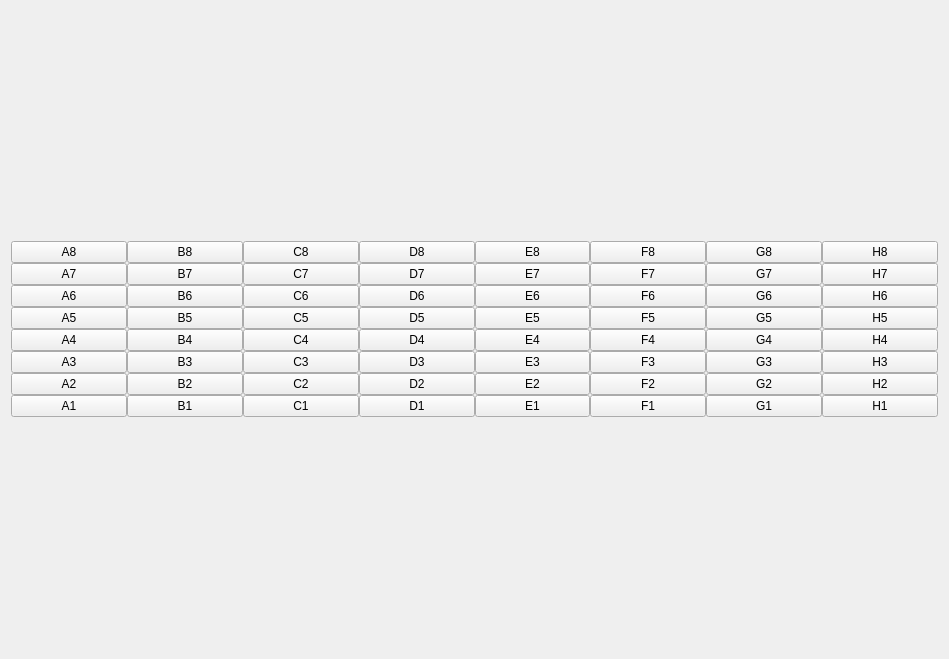
<?xml version="1.0" encoding="UTF-8"?>
<ui version="4.0">
 <class>ChessboardClass</class>
 <widget class="QWidget" name="ChessboardClass">
  <property name="geometry">
   <rect>
    <x>0</x>
    <y>0</y>
    <width>949</width>
    <height>659</height>
   </rect>
  </property>
  <property name="sizePolicy">
   <sizepolicy hsizetype="Expanding" vsizetype="Expanding">
    <horstretch>0</horstretch>
    <verstretch>0</verstretch>
   </sizepolicy>
  </property>
  <property name="baseSize">
   <size>
    <width>0</width>
    <height>0</height>
   </size>
  </property>
  <property name="windowTitle">
   <string>Chessboard</string>
  </property>
  <layout class="QVBoxLayout" name="verticalLayout">
   <item>
    <layout class="QGridLayout" name="gridLayout">
     <property name="spacing">
      <number>0</number>
     </property>
     <item row="4" column="5">
      <widget class="QPushButton" name="E4">
       <property name="text">
        <string>E4</string>
       </property>
      </widget>
     </item>
     <item row="3" column="5">
      <widget class="QPushButton" name="E5">
       <property name="text">
        <string>E5</string>
       </property>
      </widget>
     </item>
     <item row="1" column="7">
      <widget class="QPushButton" name="G7">
       <property name="text">
        <string>G7</string>
       </property>
      </widget>
     </item>
     <item row="0" column="7">
      <widget class="QPushButton" name="G8">
       <property name="text">
        <string>G8</string>
       </property>
      </widget>
     </item>
     <item row="2" column="8">
      <widget class="QPushButton" name="H6">
       <property name="text">
        <string>H6</string>
       </property>
      </widget>
     </item>
     <item row="3" column="3">
      <widget class="QPushButton" name="C5">
       <property name="text">
        <string>C5</string>
       </property>
      </widget>
     </item>
     <item row="3" column="6">
      <widget class="QPushButton" name="F5">
       <property name="text">
        <string>F5</string>
       </property>
      </widget>
     </item>
     <item row="4" column="3">
      <widget class="QPushButton" name="C4">
       <property name="text">
        <string>C4</string>
       </property>
      </widget>
     </item>
     <item row="4" column="2">
      <widget class="QPushButton" name="B4">
       <property name="text">
        <string>B4</string>
       </property>
      </widget>
     </item>
     <item row="4" column="1">
      <widget class="QPushButton" name="A4">
       <property name="text">
        <string>A4</string>
       </property>
      </widget>
     </item>
     <item row="4" column="4">
      <widget class="QPushButton" name="D4">
       <property name="text">
        <string>D4</string>
       </property>
      </widget>
     </item>
     <item row="0" column="3">
      <widget class="QPushButton" name="C8">
       <property name="text">
        <string>C8</string>
       </property>
      </widget>
     </item>
     <item row="0" column="5">
      <widget class="QPushButton" name="E8">
       <property name="text">
        <string>E8</string>
       </property>
      </widget>
     </item>
     <item row="2" column="5">
      <widget class="QPushButton" name="E6">
       <property name="text">
        <string>E6</string>
       </property>
      </widget>
     </item>
     <item row="0" column="2">
      <widget class="QPushButton" name="B8">
       <property name="text">
        <string>B8</string>
       </property>
      </widget>
     </item>
     <item row="1" column="5">
      <widget class="QPushButton" name="E7">
       <property name="text">
        <string>E7</string>
       </property>
      </widget>
     </item>
     <item row="1" column="6">
      <widget class="QPushButton" name="F7">
       <property name="text">
        <string>F7</string>
       </property>
      </widget>
     </item>
     <item row="0" column="4">
      <widget class="QPushButton" name="D8">
       <property name="text">
        <string>D8</string>
       </property>
      </widget>
     </item>
     <item row="1" column="3">
      <widget class="QPushButton" name="C7">
       <property name="text">
        <string>C7</string>
       </property>
      </widget>
     </item>
     <item row="3" column="8">
      <widget class="QPushButton" name="H5">
       <property name="text">
        <string>H5</string>
       </property>
      </widget>
     </item>
     <item row="2" column="2">
      <widget class="QPushButton" name="B6">
       <property name="text">
        <string>B6</string>
       </property>
      </widget>
     </item>
     <item row="3" column="4">
      <widget class="QPushButton" name="D5">
       <property name="text">
        <string>D5</string>
       </property>
      </widget>
     </item>
     <item row="0" column="8">
      <widget class="QPushButton" name="H8">
       <property name="text">
        <string>H8</string>
       </property>
      </widget>
     </item>
     <item row="0" column="1">
      <widget class="QPushButton" name="A8">
       <property name="text">
        <string>A8</string>
       </property>
      </widget>
     </item>
     <item row="0" column="6">
      <widget class="QPushButton" name="F8">
       <property name="text">
        <string>F8</string>
       </property>
      </widget>
     </item>
     <item row="2" column="6">
      <widget class="QPushButton" name="F6">
       <property name="text">
        <string>F6</string>
       </property>
      </widget>
     </item>
     <item row="4" column="7">
      <widget class="QPushButton" name="G4">
       <property name="text">
        <string>G4</string>
       </property>
      </widget>
     </item>
     <item row="1" column="1">
      <widget class="QPushButton" name="A7">
       <property name="text">
        <string>A7</string>
       </property>
      </widget>
     </item>
     <item row="2" column="1">
      <widget class="QPushButton" name="A6">
       <property name="text">
        <string>A6</string>
       </property>
      </widget>
     </item>
     <item row="2" column="4">
      <widget class="QPushButton" name="D6">
       <property name="text">
        <string>D6</string>
       </property>
      </widget>
     </item>
     <item row="3" column="7">
      <widget class="QPushButton" name="G5">
       <property name="text">
        <string>G5</string>
       </property>
      </widget>
     </item>
     <item row="2" column="3">
      <widget class="QPushButton" name="C6">
       <property name="text">
        <string>C6</string>
       </property>
      </widget>
     </item>
     <item row="3" column="2">
      <widget class="QPushButton" name="B5">
       <property name="text">
        <string>B5</string>
       </property>
      </widget>
     </item>
     <item row="4" column="6">
      <widget class="QPushButton" name="F4">
       <property name="text">
        <string>F4</string>
       </property>
      </widget>
     </item>
     <item row="1" column="8">
      <widget class="QPushButton" name="H7">
       <property name="text">
        <string>H7</string>
       </property>
      </widget>
     </item>
     <item row="2" column="7">
      <widget class="QPushButton" name="G6">
       <property name="text">
        <string>G6</string>
       </property>
      </widget>
     </item>
     <item row="3" column="1">
      <widget class="QPushButton" name="A5">
       <property name="text">
        <string>A5</string>
       </property>
      </widget>
     </item>
     <item row="1" column="2">
      <widget class="QPushButton" name="B7">
       <property name="text">
        <string>B7</string>
       </property>
      </widget>
     </item>
     <item row="1" column="4">
      <widget class="QPushButton" name="D7">
       <property name="text">
        <string>D7</string>
       </property>
      </widget>
     </item>
     <item row="4" column="8">
      <widget class="QPushButton" name="H4">
       <property name="text">
        <string>H4</string>
       </property>
      </widget>
     </item>
     <item row="5" column="1">
      <widget class="QPushButton" name="A3">
       <property name="text">
        <string>A3</string>
       </property>
      </widget>
     </item>
     <item row="5" column="2">
      <widget class="QPushButton" name="B3">
       <property name="text">
        <string>B3</string>
       </property>
      </widget>
     </item>
     <item row="5" column="3">
      <widget class="QPushButton" name="C3">
       <property name="text">
        <string>C3</string>
       </property>
      </widget>
     </item>
     <item row="5" column="4">
      <widget class="QPushButton" name="D3">
       <property name="text">
        <string>D3</string>
       </property>
      </widget>
     </item>
     <item row="5" column="5">
      <widget class="QPushButton" name="E3">
       <property name="text">
        <string>E3</string>
       </property>
      </widget>
     </item>
     <item row="5" column="6">
      <widget class="QPushButton" name="F3">
       <property name="text">
        <string>F3</string>
       </property>
      </widget>
     </item>
     <item row="5" column="7">
      <widget class="QPushButton" name="G3">
       <property name="text">
        <string>G3</string>
       </property>
      </widget>
     </item>
     <item row="5" column="8">
      <widget class="QPushButton" name="H3">
       <property name="text">
        <string>H3</string>
       </property>
      </widget>
     </item>
     <item row="6" column="1">
      <widget class="QPushButton" name="A2">
       <property name="text">
        <string>A2</string>
       </property>
      </widget>
     </item>
     <item row="6" column="2">
      <widget class="QPushButton" name="B2">
       <property name="text">
        <string>B2</string>
       </property>
      </widget>
     </item>
     <item row="6" column="3">
      <widget class="QPushButton" name="C2">
       <property name="text">
        <string>C2</string>
       </property>
      </widget>
     </item>
     <item row="6" column="4">
      <widget class="QPushButton" name="D2">
       <property name="text">
        <string>D2</string>
       </property>
      </widget>
     </item>
     <item row="6" column="5">
      <widget class="QPushButton" name="E2">
       <property name="text">
        <string>E2</string>
       </property>
      </widget>
     </item>
     <item row="6" column="6">
      <widget class="QPushButton" name="F2">
       <property name="text">
        <string>F2</string>
       </property>
      </widget>
     </item>
     <item row="6" column="7">
      <widget class="QPushButton" name="G2">
       <property name="text">
        <string>G2</string>
       </property>
      </widget>
     </item>
     <item row="6" column="8">
      <widget class="QPushButton" name="H2">
       <property name="text">
        <string>H2</string>
       </property>
      </widget>
     </item>
     <item row="7" column="1">
      <widget class="QPushButton" name="A1">
       <property name="text">
        <string>A1</string>
       </property>
      </widget>
     </item>
     <item row="7" column="2">
      <widget class="QPushButton" name="B1">
       <property name="text">
        <string>B1</string>
       </property>
      </widget>
     </item>
     <item row="7" column="3">
      <widget class="QPushButton" name="C1">
       <property name="text">
        <string>C1</string>
       </property>
      </widget>
     </item>
     <item row="7" column="4">
      <widget class="QPushButton" name="D1">
       <property name="text">
        <string>D1</string>
       </property>
      </widget>
     </item>
     <item row="7" column="5">
      <widget class="QPushButton" name="E1">
       <property name="text">
        <string>E1</string>
       </property>
      </widget>
     </item>
     <item row="7" column="6">
      <widget class="QPushButton" name="F1">
       <property name="text">
        <string>F1</string>
       </property>
      </widget>
     </item>
     <item row="7" column="7">
      <widget class="QPushButton" name="G1">
       <property name="text">
        <string>G1</string>
       </property>
      </widget>
     </item>
     <item row="7" column="8">
      <widget class="QPushButton" name="H1">
       <property name="text">
        <string>H1</string>
       </property>
      </widget>
     </item>
    </layout>
   </item>
  </layout>
 </widget>
 <layoutdefault spacing="6" margin="11"/>
 <resources/>
 <connections/>
</ui>
